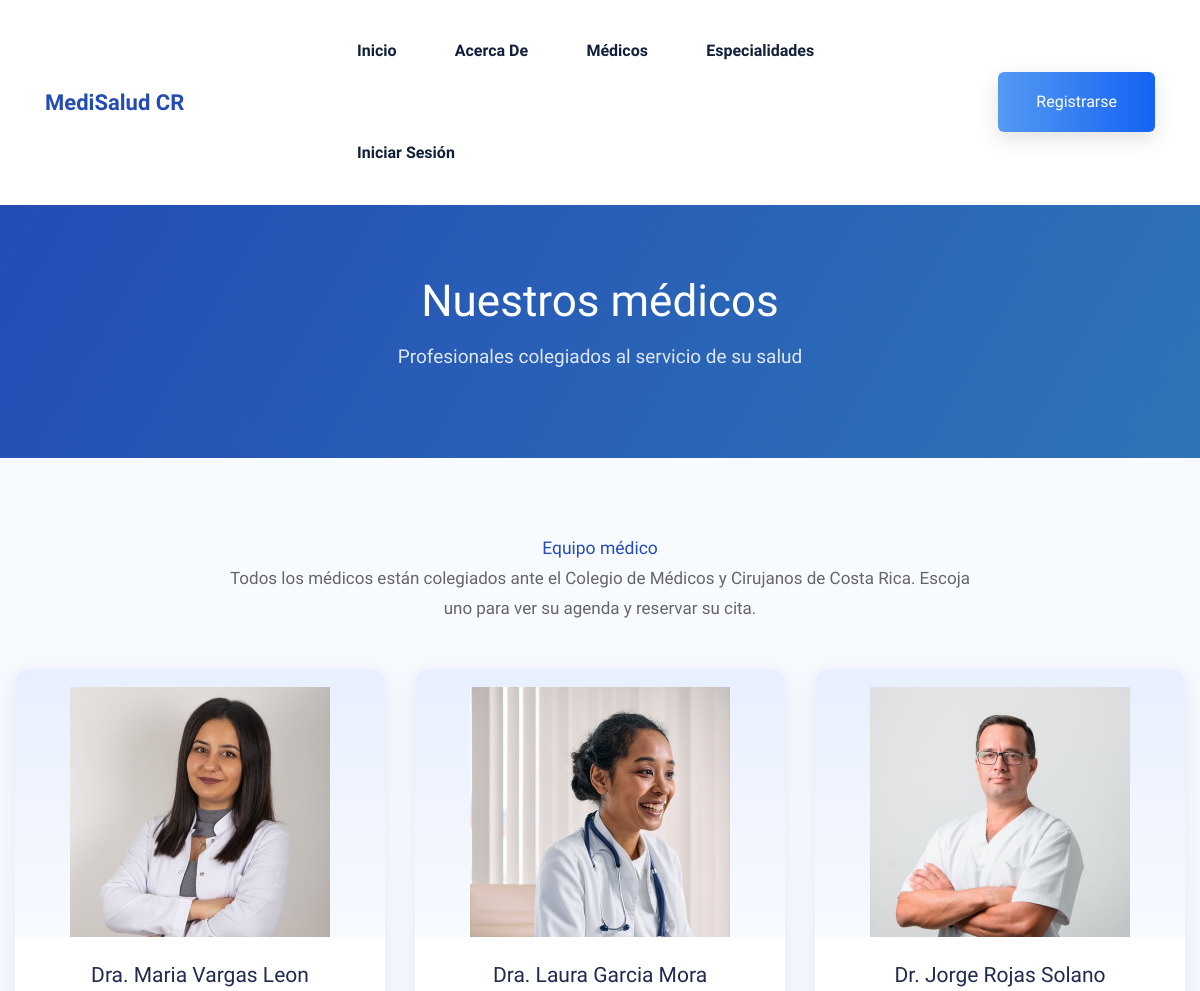
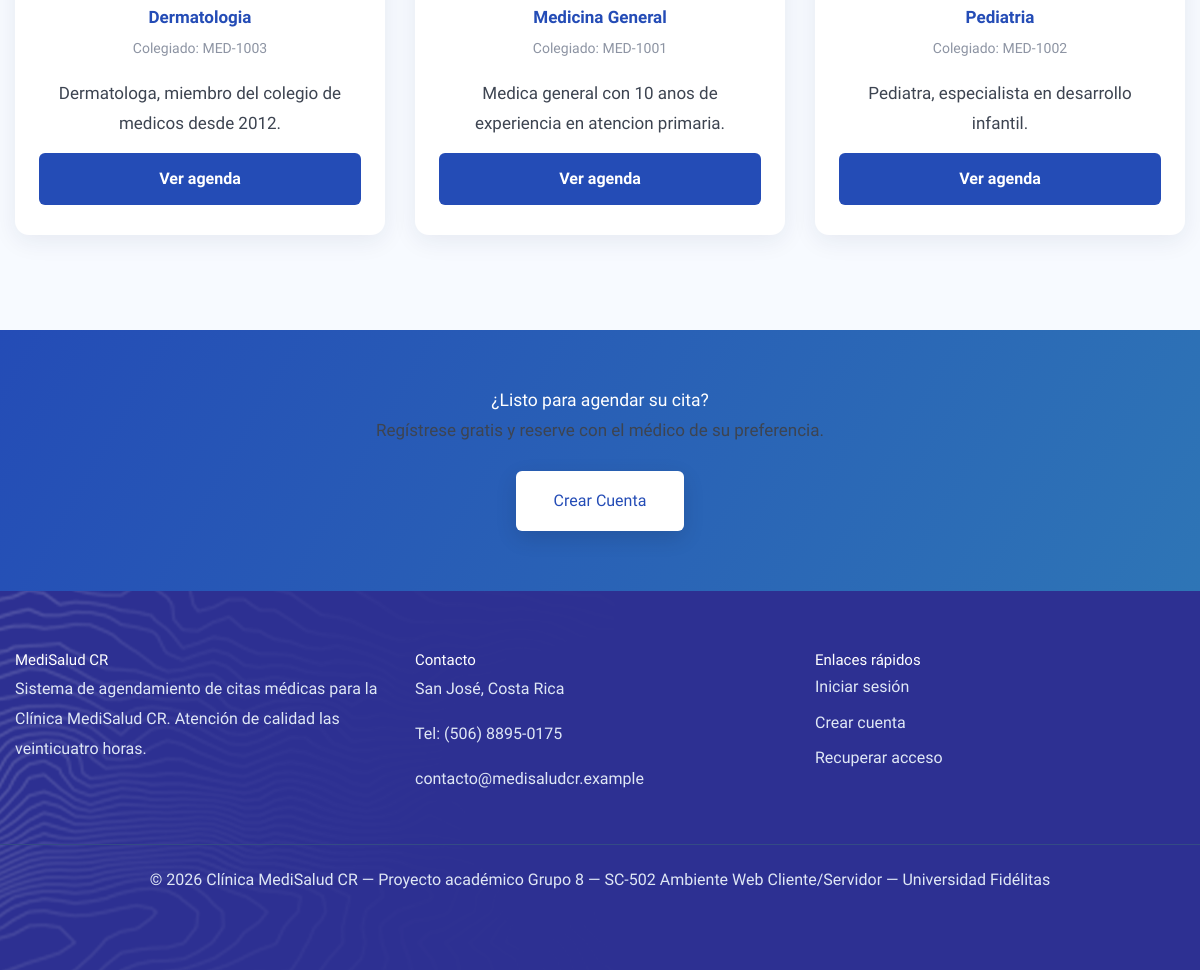
The app's page /View/vInicio/Medicos.php with its own data (2 pictures, top to bottom).
### tables this page shows
CREATE TABLE medicos (
  id                INT AUTO_INCREMENT PRIMARY KEY,
  usuario_id        INT NOT NULL UNIQUE,
  especialidad_id   INT NOT NULL,
  numero_colegiado  VARCHAR(50) NOT NULL UNIQUE,
  biografia         TEXT,
  FOREIGN KEY (usuario_id) REFERENCES usuarios(id)
    ON DELETE CASCADE ON UPDATE CASCADE,
  FOREIGN KEY (especialidad_id) REFERENCES especialidades(id)
    ON DELETE RESTRICT ON UPDATE CASCADE
);

CREATE TABLE usuarios (
  id              INT AUTO_INCREMENT PRIMARY KEY,
  cedula          VARCHAR(20)  NOT NULL UNIQUE,
  correo          VARCHAR(150) NOT NULL UNIQUE,
  contrasena      VARCHAR(20)  NOT NULL,
  contrasena_temporal BOOLEAN  NOT NULL DEFAULT FALSE,
  nombre          VARCHAR(150) NOT NULL,
  telefono        VARCHAR(20),
  rol             ENUM('paciente','medico','administrador') NOT NULL,
  activo          BOOLEAN      NOT NULL DEFAULT TRUE,
  fecha_registro  DATETIME     NOT NULL DEFAULT CURRENT_TIMESTAMP
);

CREATE TABLE especialidades (
  id          INT AUTO_INCREMENT PRIMARY KEY,
  nombre      VARCHAR(100) NOT NULL UNIQUE,
  descripcion TEXT
);

### Model/MedicosModel.php (called while the page is built, shortened)
<?php
    function ListarMedicosPublicoModel()
{
    try
    {
        $conn = OpenDB();
        $sql = "CALL sp_listar_medicos_publico()";
        $response = $conn -> query($sql);
        $datos = array();
        while($fila = $response -> fetch_assoc())
        {
            $datos[] = $fila;
        }
        return $datos;
    }
    catch(Exception $e)
    {
        AddError($e, 'ListarMedicosPublicoModel');
        return array();
    }
}

### Controller/CatalogosController.php (called while the page is built, shortened)
<?php
include_once $_SERVER['DOCUMENT_ROOT'] . '/MediSalud-CR/Model/MedicosModel.php';
function MedicosPublicoControl()
{
    return ListarMedicosPublicoModel();
}

### View/vInicio/Medicos.php (the view)
<?php
include_once $_SERVER['DOCUMENT_ROOT'] . '/MediSalud-CR/Controller/CatalogosController.php';
$titulo_pagina = "Médicos - MediSalud CR";
$medicos = MedicosPublicoControl();
include_once '../LayoutExterno.php';
ImportCSS($titulo_pagina);
PintarHeader();
?>
<main>
    <div class="bradcam-area" style="background:linear-gradient(120deg, #244cb6 0%, #2e75b6 100%); padding:100px 0;">
        <div class="container">
            <div class="row justify-content-center">
                <div class="col-xl-8 col-lg-8 col-md-10 text-center" style="color:white;">
                    <h2 style="color:white;">Nuestros médicos</h2>
                    <p>Profesionales colegiados al servicio de su salud</p>
                </div>
            </div>
        </div>
    </div>
    <section style="padding:80px 0; background:#f7faff;">
        <div class="container">
            <div class="row justify-content-center mb-50">
                <div class="col-lg-8 text-center">
                    <h3 style="color:#244cb6;">Equipo médico</h3>
                    <p style="color:#666;">
                        Todos los médicos están colegiados ante el Colegio de Médicos y Cirujanos
                        de Costa Rica. Escoja uno para ver su agenda y reservar su cita.
                    </p>
                </div>
            </div>
            <div class="row justify-content-center">
                <?php foreach ($medicos as $m): ?>
                <?php
                    $ancla = "esp-" . $m['especialidad_id'];
                    $foto  = "../../assets/img/medicos/medico" . $m['id'] . ".jpg";
                    $bio   = $m['biografia'] ?? '';
                    $bio_corta = strlen($bio) > 120 ? substr($bio, 0, 120) . '...' : $bio;
                ?>
                <div class="col-lg-4 col-md-6 mb-4 tarjeta-medico-ancla" id="<?= $ancla ?>">
                    <div class="tarjeta-medico">
                        <div class="tarjeta-medico-foto">
                            <img src="<?= $foto ?>" alt="<?= htmlspecialchars($m['nombre']) ?>">
                        </div>
                        <div class="tarjeta-medico-info">
                            <h5><?= htmlspecialchars($m['nombre']) ?></h5>
                            <p class="especialidad"><?= htmlspecialchars($m['especialidad']) ?></p>
                            <p class="colegiado">Colegiado: <?= htmlspecialchars($m['numero_colegiado']) ?></p>
                            <p class="bio-corta"><?= htmlspecialchars($bio_corta) ?></p>
                            <a href="IniciarSesion.php" class="btn-medisalud">Ver agenda</a>
                        </div>
                    </div>
                </div>
                <?php endforeach; ?>
            </div>
        </div>
    </section>
    <section
        style="padding:60px 0; background:linear-gradient(120deg, #244cb6 0%, #2e75b6 100%); color:white; text-align:center;">
        <div class="container">
            <h3 style="color:white;">¿Listo para agendar su cita?</h3>
            <p>Regístrese gratis y reserve con el médico de su preferencia.</p>
            <a href="RegistrarUsuarios.php" class="btn header-btn mt-3" style="background:white; color:#244cb6;">Crear
                cuenta</a>
        </div>
    </section>
</main>
<?php
PintarFooter();
ImportJS();
?>

### View/LayoutExterno.php (shortened to what this page needs)
<?php
function ImportCSS($titulo = 'MediSalud CR')
{
    echo '<!DOCTYPE html>
<html class="no-js" lang="es">
<head>
    <meta charset="UTF-8">
    <meta http-equiv="x-ua-compatible" content="ie=edge">
    <title>' . htmlspecialchars($titulo) . '</title>
    <meta name="description" content="Sistema de agendamiento de citas medicas - Clinica MediSalud CR">
    <meta name="viewport" content="width=device-width, initial-scale=1">
    <link rel="shortcut icon" type="image/x-icon" href="../../assets/img/favicon.ico">
    <link rel="stylesheet" href="../../assets/css/bootstrap.min.css">
    <link rel="stylesheet" href="../../assets/css/owl.carousel.min.css">
    <link rel="stylesheet" href="../../assets/css/slicknav.css">
    <link rel="stylesheet" href="../../assets/css/flaticon.css">
    <link rel="stylesheet" href="../../assets/css/gijgo.css">
    <link rel="stylesheet" href="../../assets/css/animate.min.css">
    <link rel="stylesheet" href="../../assets/css/animated-headline.css">
    <link rel="stylesheet" href="../../assets/css/magnific-popup.css">
    <link rel="stylesheet" href="../../assets/css/fontawesome-all.min.css">
    <link rel="stylesheet" href="../../assets/css/themify-icons.css">
    <link rel="stylesheet" href="../../assets/css/slick.css">
    <link rel="stylesheet" href="../../assets/css/nice-select.css">
    <link rel="stylesheet" href="../../assets/css/style.css">
    <link rel="stylesheet" href="../../assets/css/medisalud.css">
</head>
<body>
';
}
function PintarHeader()
{
    echo '
<header>
    <div class="header-area">
        <div class="main-header header-sticky">
            <div class="container-fluid">
                <div class="row align-items-center">
                    <div class="col-xl-3 col-lg-3 col-md-2">
                        <div class="logo">
                            <a href="Principal.php">
                                <strong style="color:#244cb6; font-size:22px;">MediSalud CR</strong>
                            </a>
                        </div>
                    </div>
                    <div class="col-xl-9 col-lg-9 col-md-10">
                        <div class="menu-main d-flex align-items-center justify-content-end">
                            <div class="main-menu f-right d-none d-lg-block">
                                <nav>
                                    <ul id="navigation">
                                        <li><a href="Principal.php">Inicio</a></li>
                                        <li><a href="AcercaDe.php">Acerca de</a></li>
                                        <li><a href="Medicos.php">Médicos</a></li>
                                        <li><a href="Especialidades.php">Especialidades</a></li>
                                        <li><a href="IniciarSesion.php">Iniciar sesión</a></li>
                                    </ul>
                                </nav>
                            </div>
                            <div class="header-right-btn f-right d-none d-lg-block ml-30">
                                <a href="RegistrarUsuarios.php" class="btn header-btn">Registrarse</a>
                            </div>
                        </div>
                    </div>
                    <div class="col-12">
                        <div class="mobile_menu d-block d-lg-none"></div>
                    </div>
                </div>
            </div>
        </div>
    </div>
</header>
';
}
function PintarFooter()
{
    echo '
<footer>
    <div class="footer-wrappper section-bg2" data-background="../../assets/img/gallery/section_bg03.png" style="padding:60px 0; background:#1f3864; color:#dfe7f5;">
        <div class="container">
            <div class="row">
                <div class="col-xl-4 col-lg-4 col-md-6">
                    <div class="footer-tittle mb-50">
                        <h4 style="color:white;">MediSalud CR</h4>
                        <p>Sistema de agendamiento de citas médicas para la Clínica MediSalud CR. Atención de calidad las veinticuatro horas.</p>
                    </div>
                </div>
                <div class="col-xl-4 col-lg-4 col-md-6">
                    <div class="footer-tittle mb-50">
                        <h4 style="color:white;">Contacto</h4>
                        <p>San José, Costa Rica</p>
                        <p>Tel: (506) 8895-0175</p>
                        <p>contacto@medisaludcr.example</p>
                    </div>
                </div>
                <div class="col-xl-4 col-lg-4 col-md-6">
                    <div class="footer-tittle mb-50">
                        <h4 style="color:white;">Enlaces rápidos</h4>
                        <ul class="enlaces-footer" style="list-style:none; padding:0;">
                            <li><a href="IniciarSesion.php">Iniciar sesión</a></li>
                            <li><a href="RegistrarUsuarios.php">Crear cuenta</a></li>
                            <li><a href="RecuperarAcceso.php">Recuperar acceso</a></li>
                        </ul>
                    </div>
                </div>
            </div>
            <div class="row" style="border-top:1px solid #344b85; padding-top:20px; margin-top:20px;">
                <div class="col-12 text-center">
                    <p>&copy; ' . date('Y') . ' Clínica MediSalud CR — Proyecto académico Grupo 8 — SC-502 Ambiente Web Cliente/Servidor — Universidad Fidélitas</p>
                </div>
            </div>
        </div>
    </div>
</footer>
';
}
function ImportJS($extras = array())
{
    echo '
</body>
</html>
';
}

### assets/css/medisalud.css (style rules this page uses)
body { font-size: 17px; }
main p, main li { font-size: 17px; line-height: 1.75; }
.mb-50 { margin-bottom: 30px !important; }
.bradcam-area { padding: 70px 0 !important; }
.bradcam-area h2 { font-size: 44px; margin-bottom: 12px; }
.bradcam-area p { font-size: 19px; }
.tarjeta-medico { background: #ffffff; border-radius: 14px; box-shadow: 0 6px 24px rgba(31, 44, 77, 0.08); overflow: hidden; height: 100%; transition: transform 0.3s ease, box-shadow 0.3s ease; }
.tarjeta-medico-foto { background: linear-gradient(180deg, #e8efff 0%, #f7faff 100%); text-align: center; padding-top: 18px; }
.tarjeta-medico-foto img { width: 100%; max-width: 260px; height: 250px; object-fit: cover; object-position: top center; }
.tarjeta-medico-info { padding: 26px 24px 30px; text-align: center; }
.tarjeta-medico-info h5 { font-size: 21px; color: #1f2c4d; margin-bottom: 6px; }
.tarjeta-medico-info .especialidad { color: #244cb6; font-size: 17px; font-weight: 600; margin-bottom: 4px; }
.tarjeta-medico-info .colegiado { color: #8d94a3; font-size: 14px; margin-bottom: 18px; }
.tarjeta-medico-ancla { scroll-margin-top: 120px; }
body, p, li, td, th, label, .form-group label { color: #3d4451; }
h1, h2, h3, h4, h5, h6 { color: #1f2c4d; }
main a { color: #244cb6; }
.bradcam-area h2 { color: #ffffff; }
.bradcam-area p { color: #dfe7f5; }
.footer-tittle ul.enlaces-footer li, .footer-tittle ul.enlaces-footer li a { color: #dfe7f5; font-size: 16px; line-height: 1.6; }
.footer-tittle ul.enlaces-footer li { margin-bottom: 10px; }
footer p, footer li, footer a { color: #dfe7f5; }
footer h4 { color: #ffffff; }
.btn-medisalud { display: inline-block; width: 100%; background: #244cb6; color: #ffffff; border: none; padding: 14px 20px; border-radius: 6px; font-size: 16px; font-weight: bold; text-align: center; cursor: pointer; transition: background 0.2s; }
body { display: flex; flex-direction: column; min-height: 100vh; }
body > header, body > footer { flex-shrink: 0; }
body > main { flex: 1 0 auto; }
body > footer { margin-top: auto; }

### records on screen
medicos: shows a picture, usuario.nombre "Dra. Maria Vargas Leon", especialidad.nombre "Dermatologia", numero_colegiado "MED-1003", biografia "Dermatologa, miembro del colegio de medicos desde 2012."
medicos: shows a picture, usuario.nombre "Dra. Laura Garcia Mora", especialidad.nombre "Medicina General", numero_colegiado "MED-1001", biografia "Medica general con 10 anos de experiencia en atencion primaria."
medicos: shows a picture, usuario.nombre "Dr. Jorge Rojas Solano", especialidad.nombre "Pediatria", numero_colegiado "MED-1002", biografia "Pediatra, especialista en desarrollo infantil."
